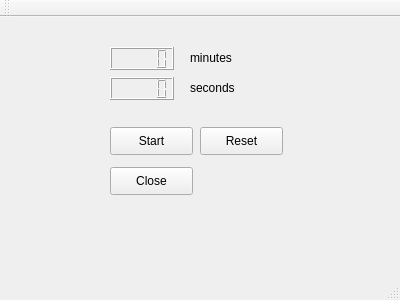
<?xml version="1.0" encoding="UTF-8"?>
<ui version="4.0">
 <class>MainWindow</class>
 <widget class="QMainWindow" name="MainWindow">
  <property name="geometry">
   <rect>
    <x>0</x>
    <y>0</y>
    <width>400</width>
    <height>300</height>
   </rect>
  </property>
  <property name="windowTitle">
   <string>MainWindow</string>
  </property>
  <widget class="QWidget" name="centralWidget">
   <widget class="QLCDNumber" name="lcdNumberSec">
    <property name="geometry">
     <rect>
      <x>110</x>
      <y>60</y>
      <width>64</width>
      <height>23</height>
     </rect>
    </property>
   </widget>
   <widget class="QLCDNumber" name="lcdNumberMin">
    <property name="geometry">
     <rect>
      <x>110</x>
      <y>30</y>
      <width>64</width>
      <height>23</height>
     </rect>
    </property>
    <property name="autoFillBackground">
     <bool>false</bool>
    </property>
   </widget>
   <widget class="QLabel" name="label">
    <property name="geometry">
     <rect>
      <x>190</x>
      <y>60</y>
      <width>62</width>
      <height>21</height>
     </rect>
    </property>
    <property name="text">
     <string>seconds</string>
    </property>
   </widget>
   <widget class="QLabel" name="label_2">
    <property name="geometry">
     <rect>
      <x>190</x>
      <y>30</y>
      <width>62</width>
      <height>21</height>
     </rect>
    </property>
    <property name="text">
     <string>minutes</string>
    </property>
   </widget>
   <widget class="QPushButton" name="startButton">
    <property name="geometry">
     <rect>
      <x>110</x>
      <y>110</y>
      <width>83</width>
      <height>28</height>
     </rect>
    </property>
    <property name="text">
     <string>Start</string>
    </property>
   </widget>
   <widget class="QPushButton" name="resetButton">
    <property name="geometry">
     <rect>
      <x>200</x>
      <y>110</y>
      <width>83</width>
      <height>28</height>
     </rect>
    </property>
    <property name="text">
     <string>Reset</string>
    </property>
   </widget>
   <widget class="QPushButton" name="closeButton">
    <property name="geometry">
     <rect>
      <x>110</x>
      <y>150</y>
      <width>83</width>
      <height>28</height>
     </rect>
    </property>
    <property name="text">
     <string>Close</string>
    </property>
   </widget>
  </widget>
  <widget class="QMenuBar" name="menuBar">
   <property name="geometry">
    <rect>
     <x>0</x>
     <y>0</y>
     <width>400</width>
     <height>25</height>
    </rect>
   </property>
  </widget>
  <widget class="QToolBar" name="mainToolBar">
   <attribute name="toolBarArea">
    <enum>TopToolBarArea</enum>
   </attribute>
   <attribute name="toolBarBreak">
    <bool>false</bool>
   </attribute>
  </widget>
  <widget class="QStatusBar" name="statusBar"/>
 </widget>
 <layoutdefault spacing="6" margin="11"/>
 <resources/>
 <connections/>
</ui>
